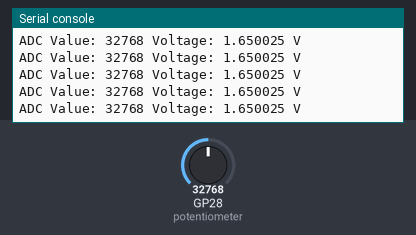
Simulated run of this program. Board: Raspberry Pi Pico running MicroPython. Parts: the last lines printed to the serial console. The inputs (shaded band) are chosen by the test bench; at power-on: GP28 (potentiometer) = 32768 (analog values on the 0–65535 scale).

Above: at 1.2 s.
1.3 s: GP28 (potentiometer) set to 45874
At 1.31 s:
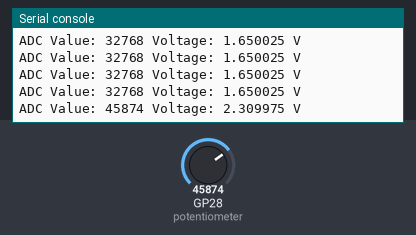
2.8 s: GP28 (potentiometer) set to 57670
At 2.82 s:
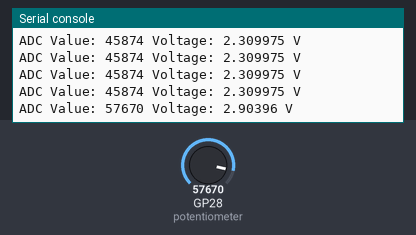
Timing chart, 0 to 5.8 s (numbered marks = the images above; inputs shaded):
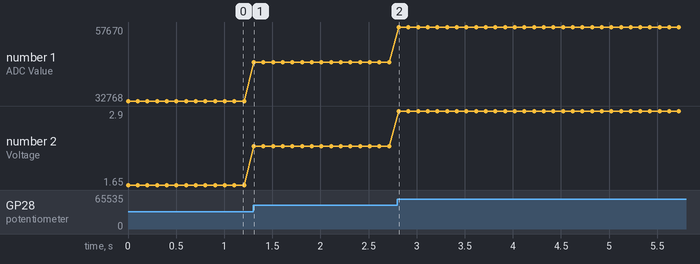

Measured:
- after the input at 1.3 s, the serial console: prints a new line at once (image 1)
- after the input at 2.8 s, the serial console: prints a new line at once (image 2)
- plotted number 1: 32768 → 45874 after the input at 1.3 s, 45874 → 57670 after the input at 2.8 s
- plotted number 2: 1.65 → 2.31 after the input at 1.3 s, 2.31 → 2.9 after the input at 2.8 s

The program:

Analog_Input.py
```python
import machine
import time

potentiometer = machine.ADC(28)

while True:
    adcValue=potentiometer.read_u16()
    voltage = adcValue / 65535.0 * 3.3
    print("ADC Value:", adcValue, "Voltage:", voltage, "V")
    time.sleep_ms(100)
```
